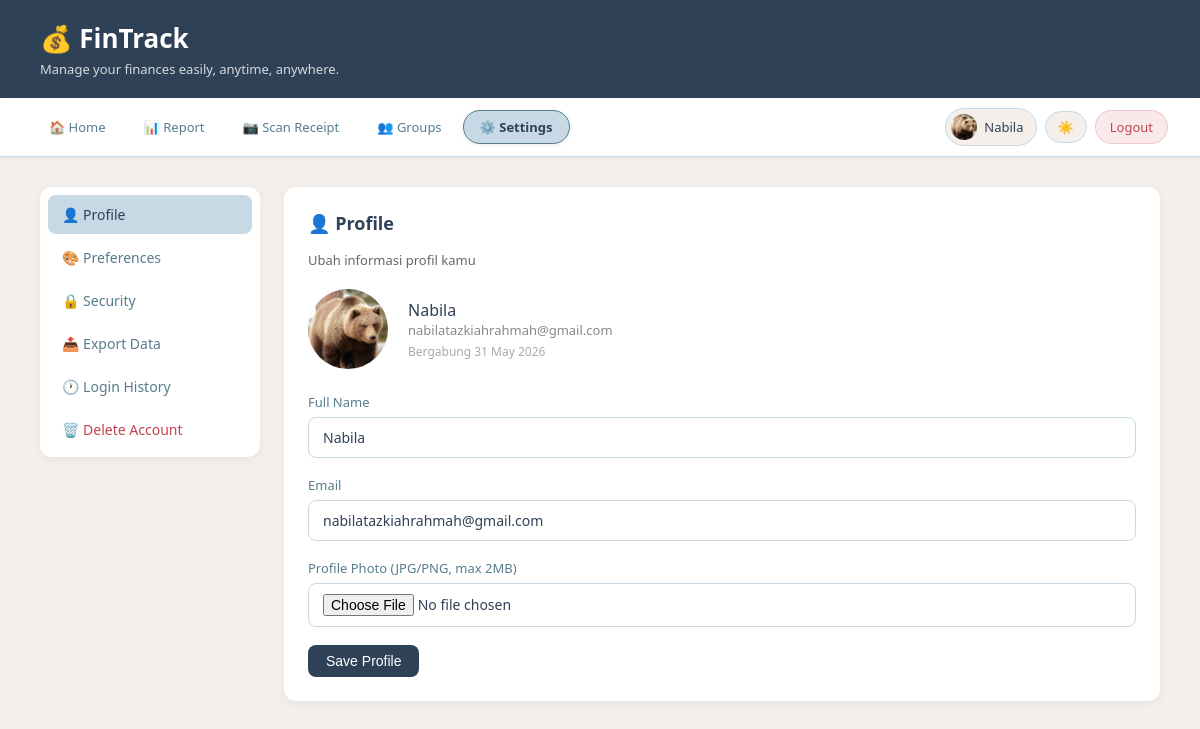
/settings (signed in), run on the app's committed database.
### app.py (models this page shows)
class User(UserMixin, db.Model):
    id           = db.Column(db.Integer, primary_key=True)
    name         = db.Column(db.String(100), nullable=False)
    email        = db.Column(db.String(100), unique=True, nullable=False)
    password     = db.Column(db.String(200), nullable=False)
    photo        = db.Column(db.String(200), nullable=True)
    language     = db.Column(db.String(5),  default='id')
    theme        = db.Column(db.String(10), default='light')
    notif_popup  = db.Column(db.Boolean,    default=True)
    timezone     = db.Column(db.String(50), default='Asia/Jakarta')
    created_at   = db.Column(db.DateTime,   default=datetime.utcnow)
    transactions = db.relationship('Transaction', backref='user', lazy=True)

### app.py (the view)
@app.route('/settings')
@login_required
def settings():
    login_histories = LoginHistory.query.filter_by(user_id=current_user.id)\
                                  .order_by(LoginHistory.logged_in_at.desc()).limit(5).all()
    return render_template('settings.html', login_histories=login_histories)

### app.py (called while the page is built)
@login_manager.user_loader
def load_user(user_id):
    return User.query.get(int(user_id))

@app.context_processor
def inject_translation():
    lang = current_user.language if current_user.is_authenticated else 'id'
    return dict(t=get_translation(lang))

### translations.py (called while the page is built)
def get_translation(lang='id'):
    return TRANSLATIONS.get(lang, TRANSLATIONS['id'])

### templates/settings.html (shortened to what this page needs)
<!DOCTYPE html>
<html lang="id" data-theme="light" id="html-root">
<head>
    <link rel="stylesheet" href="{{ url_for('static', filename='style.css') }}">
</head>
<body>
<header>
    <h1>💰 FinTrack</h1>
    <p>{{ t['desc_app'] }}</p>
</header>
<nav class="navbar">
    <a href="/index" class="nav-link">🏠 {{ t['nav_home'] }}</a>
    <a href="/report" class="nav-link">📊 {{ t['nav_report'] }}</a>
    <a href="/scan" class="nav-link">📷 {{ t['nav_scan'] }}</a>
    <a href="/groups" class="nav-link">👥 {{ t['nav_sharing'] }}</a>
    <a href="/settings" class="nav-link active">⚙️ {{ t['nav_settings'] }}</a>
    <div class="nav-right">
        <div class="user-chip">
            <div class="user-avatar">
                {% if current_user.photo %}
                    <img src="{{ url_for('static', filename='uploads/' + current_user.photo) }}" alt="foto">
                {% else %}
                    👤
                {% endif %}
            </div>
            <span>{{ current_user.name }}</span>
        </div>
        <button class="theme-toggle" onclick="toggleTheme()">
            <span class="theme-icon">☀️</span>
        </button>
        <a href="/logout" class="btn-logout">{{ t['nav_logout'] }}</a>
    </div>
</nav>
<main>
    <div style="display:grid; grid-template-columns:220px 1fr; gap:24px;">
        <div>
            <div class="card" style="padding:8px;">
                <nav style="display:flex; flex-direction:column; gap:4px;">
                    <a href="#profil" onclick="showSection('profil')"
                       class="settings-nav active" id="nav-profil">
                        👤 {{ t['profile'] }}
                    </a>
                    <a href="#preferensi" onclick="showSection('preferensi')"
                       class="settings-nav" id="nav-preferensi">
                        🎨 {{ t['preferences'] }}
                    </a>
                    <a href="#keamanan" onclick="showSection('keamanan')"
                       class="settings-nav" id="nav-keamanan">
                        🔒 {{ t['security'] }}
                    </a>
                    <a href="#export" onclick="showSection('export')"
                       class="settings-nav" id="nav-export">
                        📤 {{ t['export_data'] }}
                    </a>
                    <a href="#riwayat-login" onclick="showSection('riwayat-login')"
                       class="settings-nav" id="nav-riwayat-login">
                        🕐 {{ t['login_history'] }}
                    </a>
                    <a href="#hapus-akun" onclick="showSection('hapus-akun')"
                       class="settings-nav danger" id="nav-hapus-akun">
                        🗑️ {{ t['delete_account'] }}
                    </a>
                </nav>
            </div>
        </div>
        <div>
            <div id="section-profil" class="settings-section">
                <div class="card">
                    <h2>👤 {{ t['profile'] }}</h2>
                    <p style="font-size:13px; color:#666; margin-bottom:20px;">
                        Ubah informasi profil kamu
                    </p>
                    <div style="display:flex; align-items:center;
                                gap:20px; margin-bottom:24px;">
                        <div style="width:80px; height:80px; border-radius:50%;
                                    overflow:hidden; background:#e5e7eb;
                                    display:flex; align-items:center;
                                    justify-content:center; font-size:32px;">
                            {% if current_user.photo %}
                                <img src="{{ url_for('static',
                                     filename='uploads/' + current_user.photo) }}"
                                     style="width:100%; height:100%;
                                            object-fit:cover;">
                            {% else %}
                                👤
                            {% endif %}
                        </div>
                        <div>
                            <p style="font-weight:500;">{{ current_user.name }}</p>
                            <p style="font-size:13px; color:#888;">
                                {{ current_user.email }}
                            </p>
                            <p style="font-size:12px; color:#aaa; margin-top:4px;">
                                Bergabung {{ current_user.created_at.strftime('%d %B %Y') }}
                            </p>
                        </div>
                    </div>
                    <form method="POST" action="/settings/profile"
                          enctype="multipart/form-data">
                        <div class="form-group">
                            <label>{{ t['full_name'] }}</label>
                            <input type="text" name="name"
                                   value="{{ current_user.name }}" required>
                        </div>
                        <div class="form-group">
                            <label>{{ t['email'] }}</label>
                            <input type="email" name="email"
                                   value="{{ current_user.email }}" required>
                        </div>
                        <div class="form-group">
                            <label>{{ t['profile_photo'] }}</label>
                            <input type="file" name="photo"
                                   accept=".jpg,.jpeg,.png"
                                   onchange="previewPhoto(this)">
                        </div>
                        <button type="submit" class="btn btn-primary">
                            {{ t['save_profile'] }}
                        </button>
                    </form>
                </div>
            </div>
        </div>
    </div>
</main>
</body>
</html>

### static/style.css (style rules this page uses)
* { margin: 0; padding: 0; box-sizing: border-box; }
body { font-family: 'Segoe UI', sans-serif; background-color: #F5EFEB; color: #2F4156; }
header { background-color: #2F4156; color: white; padding: 20px 40px; }
header h1 { font-size: 26px; }
header p { font-size: 13px; opacity: 0.8; margin-top: 4px; }
main { padding: 30px 40px; }
.card { background: #FFFFFF; border-radius: 12px; padding: 24px; box-shadow: 0 2px 8px rgba(47,65,86,0.07); margin-bottom: 24px; }
.card h2 { margin-bottom: 16px; font-size: 18px; color: #2F4156; }
.btn { display: inline-block; padding: 8px 18px; border-radius: 8px; font-size: 14px; font-weight: 500; cursor: pointer; border: none; text-decoration: none; }
.btn-primary { background: #2F4156; color: white; }
.form-group { margin-bottom: 18px; }
.form-group label { display: block; font-size: 13px; font-weight: 500; margin-bottom: 6px; color: #567C8D; }
.form-group input, .form-group select, .form-group textarea { width: 100%; padding: 10px 14px; border: 1px solid #C8D9E6; border-radius: 8px; font-size: 14px; font-family: inherit; background: #FFFFFF; color: #2F4156; }
.navbar { background: #FFFFFF; padding: 10px 32px; display: flex; align-items: center; gap: 4px; border-bottom: 1px solid #C8D9E6; box-shadow: 0 1px 6px rgba(47,65,86,0.07); position: sticky; top: 0; z-index: 50; transition: background 0.2s, border-color 0.2s; flex-wrap: nowrap; overflow-x: auto; scrollbar-width: none; }
.navbar a.nav-link { text-decoration: none; color: #567C8D; font-size: 13px; font-weight: 500; padding: 7px 16px; border-radius: 99px; display: inline-flex; align-items: center; gap: 6px; white-space: nowrap; transition: background 0.18s, color 0.18s, border-color 0.18s, box-shadow 0.18s; border: 1.5px solid transparent; }
.navbar a.nav-link.active { background: #C8D9E6; color: #2F4156; font-weight: 650; border-color: #567C8D; box-shadow: 0 1px 4px rgba(47,65,86,0.10); }
.nav-right { margin-left: auto; display: flex; align-items: center; gap: 8px; flex-shrink: 0; }
.user-chip { display: inline-flex; align-items: center; gap: 7px; padding: 5px 12px 5px 5px; border-radius: 99px; background: #F5EFEB; border: 1.5px solid #C8D9E6; font-size: 13px; font-weight: 500; color: #2F4156; white-space: nowrap; }
.user-avatar { width: 26px; height: 26px; border-radius: 50%; background: #C8D9E6; display: flex; align-items: center; justify-content: center; font-size: 12px; overflow: hidden; flex-shrink: 0; }
.user-avatar img { width: 100%; height: 100%; object-fit: cover; }
.theme-toggle { display: inline-flex; align-items: center; gap: 5px; padding: 6px 12px; border-radius: 99px; background: #F5EFEB; border: 1.5px solid #C8D9E6; cursor: pointer; font-size: 13px; font-weight: 500; color: #567C8D; transition: all 0.2s; white-space: nowrap; font-family: inherit; }
.btn-logout { display: inline-flex; align-items: center; gap: 5px; padding: 7px 14px; border-radius: 99px; font-size: 13px; font-weight: 500; background: #FAE9EA; color: #C0444F; border: 1.5px solid rgba(192,68,79,0.2); text-decoration: none; cursor: pointer; transition: all 0.18s; white-space: nowrap; font-family: inherit; }
.settings-nav { display: block; padding: 10px 14px; border-radius: 8px; font-size: 14px; text-decoration: none; color: #567C8D; cursor: pointer; transition: background 0.15s; }
.settings-nav.active { background: #C8D9E6; color: #2F4156; font-weight: 500; }
.settings-nav.danger { color: #C0444F; }

### data on the page
User: photo (picture), name "Nabila", email "nabilatazkiahrahmah@gmail.com", created_at "31 May 2026"

### other printed values
{{ t['desc_app'] }} "Manage your finances easily, anytime, anywhere."
{{ t['nav_home'] }} "Home"
{{ t['nav_report'] }} "Report"
{{ t['nav_scan'] }} "Scan Receipt"
{{ t['nav_sharing'] }} "Groups"
{{ t['nav_settings'] }} "Settings"
{{ t['nav_logout'] }} "Logout"
{{ t['profile'] }} "Profile"
{{ t['preferences'] }} "Preferences"
{{ t['security'] }} "Security"
{{ t['export_data'] }} "Export Data"
{{ t['login_history'] }} "Login History"
{{ t['delete_account'] }} "Delete Account"
{{ t['full_name'] }} "Full Name"
{{ t['email'] }} "Email"
